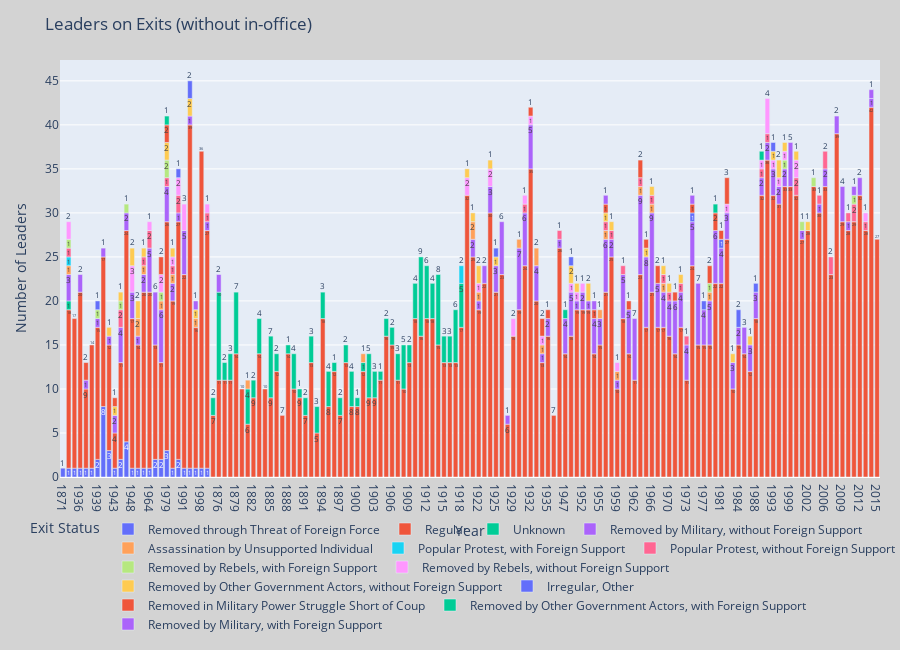

Source (notebook cell):
### Code cell
fig = px.bar(
    custom1, x='enddate', y='obsid',labels={'obsid':'Number of Leaders','enddate':'Year'},
    hover_name='exitcode',
    color='exitcode',
    text='obsid',
    title='Leaders on Exits (without in-office)'
)

fig.update_layout(
    height=650,
    margin=dict(l=60, r=20, t=60, b=20),
    paper_bgcolor="lightgrey",
    legend=dict(orientation='h',yanchor="top", y=-.09, xanchor="center",x=.5),
    legend_title_text='Exit Status'
)
fig

### Figure 1 — Plotly figure (JSON) as saved in the notebook; plotly's stock layout.template omitted (floating-point values rounded to 4 significant figures; data arrays with more than 128 entries replaced by an {"elided": "..."} marker saying what was removed)
{"data": [{"alignmentgroup": "True", "hovertemplate": "<b>%{hovertext}</b><br><br>exitcode=Removed through Threat of Foreign Force<br>Year=%{x}<br>Number of Leaders=%{text}<extra></extra>", "hovertext": ["Removed through Threat of Foreign Force", "Removed through Threat of Foreign Force", "Removed through Threat of Foreign Force", "Removed through Threat of Foreign Force", "Removed through Threat of Foreign Force", "Removed through Threat of Foreign Force", "Removed through Threat of Foreign Force", "Removed through Threat of Foreign Force", "Removed through Threat of Foreign Force", "Removed through Threat of Foreign Force", "Removed through Threat of Foreign Force", "Removed through Threat of Foreign Force", "Removed through Threat of Foreign Force", "Removed through Threat of Foreign Force", "Removed through Threat of Foreign Force", "Removed through Threat of Foreign Force", "Removed through Threat of Foreign Force", "Removed through Threat of Foreign Force", "Removed through Threat of Foreign Force", "Removed through Threat of Foreign Force", "Removed through Threat of Foreign Force", "Removed through Threat of Foreign Force", "Removed through Threat of Foreign Force", "Removed through Threat of Foreign Force", "Removed through Threat of Foreign Force", "Removed through Threat of Foreign Force"], "legendgroup": "Removed through Threat of Foreign Force", "marker": {"color": "#636efa", "pattern": {"shape": ""}}, "name": "Removed through Threat of Foreign Force", "offsetgroup": "Removed through Threat of Foreign Force", "orientation": "v", "showlegend": true, "text": ["1", "1", "1", "1", "1", "1", "2", "8", "3", "1", "2", "4", "1", "1", "1", "1", "2", "2", "3", "1", "2", "1", "1", "1", "1", "1"], "textposition": "auto", "type": "bar", "x": ["1871", "1919", "1928", "1936", "1937", "1938", "1939", "1940", "1941", "1943", "1944", "1945", "1948", "1951", "1956", "1964", "1968", "1975", "1979", "1986", "1990", "1991", "1994", "1995", "1998", "2003"], "xaxis": "x", "y": [1, 1, 1, 1, 1, 1, 2, 8, 3, 1, 2, 4, 1, 1, 1, 1, 2, 2, 3, 1, 2, 1, 1, 1, 1, 1], "yaxis": "y"}, {"alignmentgroup": "True", "hovertemplate": "<b>%{hovertext}</b><br><br>exitcode=Regular<br>Year=%{x}<br>Number of Leaders=%{text}<extra></extra>", "hovertext": {"elided": "141 str values"}, "legendgroup": "Regular", "marker": {"color": "#EF553B", "pattern": {"shape": ""}}, "name": "Regular", "offsetgroup": "Regular", "orientation": "v", "showlegend": true, "text": {"elided": "141 str values"}, "textposition": "auto", "type": "bar", "x": {"elided": "141 str values"}, "xaxis": "x", "y": {"elided": "141 int values"}, "yaxis": "y"}, {"alignmentgroup": "True", "hovertemplate": "<b>%{hovertext}</b><br><br>exitcode=Unknown<br>Year=%{x}<br>Number of Leaders=%{text}<extra></extra>", "hovertext": ["Unknown", "Unknown", "Unknown", "Unknown", "Unknown", "Unknown", "Unknown", "Unknown", "Unknown", "Unknown", "Unknown", "Unknown", "Unknown", "Unknown", "Unknown", "Unknown", "Unknown", "Unknown", "Unknown", "Unknown", "Unknown", "Unknown", "Unknown", "Unknown", "Unknown", "Unknown", "Unknown", "Unknown", "Unknown", "Unknown", "Unknown", "Unknown", "Unknown", "Unknown", "Unknown", "Unknown", "Unknown", "Unknown", "Unknown", "Unknown", "Unknown", "Unknown"], "legendgroup": "Unknown", "marker": {"color": "#00cc96", "pattern": {"shape": ""}}, "name": "Unknown", "offsetgroup": "Unknown", "orientation": "v", "showlegend": true, "text": ["2", "10", "2", "3", "7", "4", "2", "4", "7", "2", "1", "4", "1", "2", "3", "3", "3", "4", "1", "2", "2", "4", "1", "1", "5", "3", "1", "2", "2", "3", "5", "2", "4", "9", "6", "4", "8", "3", "3", "6", "5", "1"], "textposition": "auto", "type": "bar", "x": ["1875", "1876", "1877", "1878", "1879", "1881", "1882", "1883", "1885", "1886", "1888", "1889", "1890", "1891", "1892", "1893", "1894", "1895", "1896", "1897", "1898", "1899", "1900", "1901", "1902", "1903", "1904", "1905", "1906", "1907", "1908", "1909", "1910", "1911", "1912", "1913", "1914", "1915", "1916", "1917", "1918", "1919"], "xaxis": "x", "y": [2, 10, 2, 3, 7, 4, 2, 4, 7, 2, 1, 4, 1, 2, 3, 3, 3, 4, 1, 2, 2, 4, 1, 1, 5, 3, 1, 2, 2, 3, 5, 2, 4, 9, 6, 4, 8, 3, 3, 6, 5, 1], "yaxis": "y"}, {"alignmentgroup": "True", "hovertemplate": "<b>%{hovertext}</b><br><br>exitcode=Removed by Military, without Foreign Support<br>Year=%{x}<br>Number of Leaders=%{text}<extra></extra>", "hovertext": ["Removed by Military, without Foreign Support", "Removed by Military, without Foreign Support", "Removed by Military, without Foreign Support", "Removed by Military, without Foreign Support", "Removed by Military, without Foreign Support", "Removed by Military, without Foreign Support", "Removed by Military, without Foreign Support", "Removed by Military, without Foreign Support", "Removed by Military, without Foreign Support", "Removed by Military, without Foreign Support", "Removed by Military, without Foreign Support", "Removed by Military, without Foreign Support", "Removed by Military, without Foreign Support", "Removed by Military, without Foreign Support", "Removed by Military, without Foreign Support", "Removed by Military, without Foreign Support", "Removed by Military, without Foreign Support", "Removed by Military, without Foreign Support", "Removed by Military, without Foreign Support", "Removed by Military, without Foreign Support", "Removed by Military, without Foreign Support", "Removed by Military, without Foreign Support", "Removed by Military, without Foreign Support", "Removed by Military, without Foreign Support", "Removed by Military, without Foreign Support", "Removed by Military, without Foreign Support", "Removed by Military, without Foreign Support", "Removed by Military, without Foreign Support", "Removed by Military, without Foreign Support", "Removed by Military, without Foreign Support", "Removed by Military, without Foreign Support", "Removed by Military, without Foreign Support", "Removed by Military, without Foreign Support", "Removed by Military, without Foreign Support", "Removed by Military, without Foreign Support", "Removed by Military, without Foreign Support", "Removed by Military, without Foreign Support", "Removed by Military, without Foreign Support", "Removed by Military, without Foreign Support", "Removed by Military, without Foreign Support", "Removed by Military, without Foreign Support", "Removed by Military, without Foreign Support", "Removed by Military, without Foreign Support", "Removed by Military, without Foreign Support", "Removed by Military, without Foreign Support", "Removed by Military, without Foreign Support", "Removed by Military, without Foreign Support", "Removed by Military, without Foreign Support", "Removed by Military, without Foreign Support", "Removed by Military, without Foreign Support", "Removed by Military, without Foreign Support", "Removed by Military, without Foreign Support", "Removed by Military, without Foreign Support", "Removed by Military, without Foreign Support", "Removed by Military, without Foreign Support", "Removed by Military, without Foreign Support", "Removed by Military, without Foreign Support", "Removed by Military, without Foreign Support", "Removed by Military, without Foreign Support", "Removed by Military, without Foreign Support", "Removed by Military, without Foreign Support", "Removed by Military, without Foreign Support", "Removed by Military, without Foreign Support", "Removed by Military, without Foreign Support", "Removed by Military, without Foreign Support", "Removed by Military, without Foreign Support", "Removed by Military, without Foreign Support", "Removed by Military, without Foreign Support", "Removed by Military, without Foreign Support", "Removed by Military, without Foreign Support", "Removed by Military, without Foreign Support", "Removed by Military, without Foreign Support", "Removed by Military, without Foreign Support", "Removed by Military, without Foreign Support", "Removed by Military, without Foreign Support", "Removed by Military, without Foreign Support", "Removed by Military, without Foreign Support", "Removed by Military, without Foreign Support", "Removed by Military, without Foreign Support", "Removed by Military, without Foreign Support", "Removed by Military, without Foreign Support", "Removed by Military, without Foreign Support", "Removed by Military, without Foreign Support", "Removed by Military, without Foreign Support"], "legendgroup": "Removed by Military, without Foreign Support", "marker": {"color": "#ab63fa", "pattern": {"shape": ""}}, "name": "Removed by Military, without Foreign Support", "offsetgroup": "Removed by Military, without Foreign Support", "orientation": "v", "showlegend": true, "text": ["2", "3", "2", "1", "2", "3", "3", "6", "1", "7", "6", "5", "4", "1", "2", "2", "1", "1", "1", "1", "2", "4", "2", "1", "4", "3", "5", "1", "1", "2", "1", "4", "3", "2", "6", "2", "1", "5", "5", "7", "9", "5", "8", "9", "5", "6", "4", "4", "6", "4", "4", "5", "6", "7", "4", "5", "4", "6", "4", "3", "3", "2", "3", "2", "3", "3", "2", "1", "5", "2", "3", "1", "2", "2", "5", "1", "1", "1", "2", "2", "4", "1", "2", "1"], "textposition": "auto", "type": "bar", "x": ["1876", "1919", "1921", "1922", "1923", "1924", "1925", "1926", "1927", "1930", "1931", "1932", "1933", "1934", "1935", "1936", "1937", "1939", "1940", "1941", "1943", "1944", "1945", "1946", "1947", "1948", "1949", "1950", "1951", "1952", "1953", "1954", "1955", "1956", "1957", "1958", "1959", "1960", "1961", "1962", "1963", "1964", "1965", "1966", "1967", "1968", "1969", "1970", "1971", "1972", "1973", "1974", "1975", "1976", "1977", "1978", "1979", "1980", "1981", "1982", "1983", "1984", "1985", "1986", "1987", "1988", "1989", "1990", "1991", "1992", "1993", "1994", "1996", "1997", "1999", "2001", "2003", "2005", "2006", "2008", "2009", "2010", "2012", "2014"], "xaxis": "x", "y": [2, 3, 2, 1, 2, 3, 3, 6, 1, 7, 6, 5, 4, 1, 2, 2, 1, 1, 1, 1, 2, 4, 2, 1, 4, 3, 5, 1, 1, 2, 1, 4, 3, 2, 6, 2, 1, 5, 5, 7, 9, 5, 8, 9, 5, 6, 4, 4, 6, 4, 4, 5, 6, 7, 4, 5, 4, 6, 4, 3, 3, 2, 3, 2, 3, 3, 2, 1, 5, 2, 3, 1, 2, 2, 5, 1, 1, 1, 2, 2, 4, 1, 2, 1], "yaxis": "y"}, {"alignmentgroup": "True", "hovertemplate": "<b>%{hovertext}</b><br><br>exitcode=Assassination by Unsupported Individual<br>Year=%{x}<br>Number of Leaders=%{text}<extra></extra>", "hovertext": ["Assassination by Unsupported Individual", "Assassination by Unsupported Individual", "Assassination by Unsupported Individual", "Assassination by Unsupported Individual", "Assassination by Unsupported Individual", "Assassination by Unsupported Individual", "Assassination by Unsupported Individual", "Assassination by Unsupported Individual", "Assassination by Unsupported Individual", "Assassination by Unsupported Individual", "Assassination by Unsupported Individual", "Assassination by Unsupported Individual", "Assassination by Unsupported Individual", "Assassination by Unsupported Individual", "Assassination by Unsupported Individual", "Assassination by Unsupported Individual", "Assassination by Unsupported Individual", "Assassination by Unsupported Individual", "Assassination by Unsupported Individual", "Assassination by Unsupported Individual"], "legendgroup": "Assassination by Unsupported Individual", "marker": {"color": "#FFA15A", "pattern": {"shape": ""}}, "name": "Assassination by Unsupported Individual", "offsetgroup": "Assassination by Unsupported Individual", "orientation": "v", "showlegend": true, "text": ["1", "1", "1", "2", "1", "1", "2", "1", "2", "1", "1", "1", "1", "1", "1", "1", "1", "1", "1", "1"], "textposition": "auto", "type": "bar", "x": ["1881", "1901", "1919", "1921", "1922", "1930", "1933", "1934", "1951", "1955", "1956", "1957", "1959", "1963", "1966", "1969", "1975", "1978", "1986", "1995"], "xaxis": "x", "y": [1, 1, 1, 2, 1, 1, 2, 1, 2, 1, 1, 1, 1, 1, 1, 1, 1, 1, 1, 1], "yaxis": "y"}, {"alignmentgroup": "True", "hovertemplate": "<b>%{hovertext}</b><br><br>exitcode=Popular Protest, with Foreign Support<br>Year=%{x}<br>Number of Leaders=%{text}<extra></extra>", "hovertext": ["Popular Protest, with Foreign Support", "Popular Protest, with Foreign Support"], "legendgroup": "Popular Protest, with Foreign Support", "marker": {"color": "#19d3f3", "pattern": {"shape": ""}}, "name": "Popular Protest, with Foreign Support", "offsetgroup": "Popular Protest, with Foreign Support", "orientation": "v", "showlegend": true, "text": ["2", "1"], "textposition": "auto", "type": "bar", "x": ["1918", "1919"], "xaxis": "x", "y": [2, 1], "yaxis": "y"}, {"alignmentgroup": "True", "hovertemplate": "<b>%{hovertext}</b><br><br>exitcode=Popular Protest, without Foreign Support<br>Year=%{x}<br>Number of Leaders=%{text}<extra></extra>", "hovertext": ["Popular Protest, without Foreign Support", "Popular Protest, without Foreign Support", "Popular Protest, without Foreign Support", "Popular Protest, without Foreign Support", "Popular Protest, without Foreign Support", "Popular Protest, without Foreign Support", "Popular Protest, without Foreign Support", "Popular Protest, without Foreign Support", "Popular Protest, without Foreign Support", "Popular Protest, without Foreign Support", "Popular Protest, without Foreign Support", "Popular Protest, without Foreign Support", "Popular Protest, without Foreign Support", "Popular Protest, without Foreign Support", "Popular Protest, without Foreign Support", "Popular Protest, without Foreign Support", "Popular Protest, without Foreign Support", "Popular Protest, without Foreign Support", "Popular Protest, without Foreign Support", "Popular Protest, without Foreign Support", "Popular Protest, without Foreign Support", "Popular Protest, without Foreign Support", "Popular Protest, without Foreign Support", "Popular Protest, without Foreign Support", "Popular Protest, without Foreign Support", "Popular Protest, without Foreign Support", "Popular Protest, without Foreign Support", "Popular Protest, without Foreign Support"], "legendgroup": "Popular Protest, without Foreign Support", "marker": {"color": "#FF6692", "pattern": {"shape": ""}}, "name": "Popular Protest, without Foreign Support", "offsetgroup": "Popular Protest, without Foreign Support", "orientation": "v", "showlegend": true, "text": ["1", "1", "2", "1", "1", "1", "1", "1", "1", "2", "1", "1", "1", "1", "1", "1", "1", "1", "2", "1", "2", "1", "1", "2", "2", "1", "2", "1"], "textposition": "auto", "type": "bar", "x": ["1919", "1931", "1944", "1946", "1956", "1957", "1958", "1960", "1963", "1964", "1966", "1969", "1970", "1972", "1973", "1979", "1986", "1989", "1990", "1992", "2000", "2003", "2005", "2006", "2007", "2010", "2011", "2013"], "xaxis": "x", "y": [1, 1, 2, 1, 1, 1, 1, 1, 1, 2, 1, 1, 1, 1, 1, 1, 1, 1, 2, 1, 2, 1, 1, 2, 2, 1, 2, 1], "yaxis": "y"}, {"alignmentgroup": "True", "hovertemplate": "<b>%{hovertext}</b><br><br>exitcode=Removed by Rebels, with Foreign Support<br>Year=%{x}<br>Number of Leaders=%{text}<extra></extra>", "hovertext": ["Removed by Rebels, with Foreign Support", "Removed by Rebels, with Foreign Support", "Removed by Rebels, with Foreign Support", "Removed by Rebels, with Foreign Support", "Removed by Rebels, with Foreign Support", "Removed by Rebels, with Foreign Support", "Removed by Rebels, with Foreign Support", "Removed by Rebels, with Foreign Support", "Removed by Rebels, with Foreign Support", "Removed by Rebels, with Foreign Support", "Removed by Rebels, with Foreign Support"], "legendgroup": "Removed by Rebels, with Foreign Support", "marker": {"color": "#B6E880", "pattern": {"shape": ""}}, "name": "Removed by Rebels, with Foreign Support", "offsetgroup": "Removed by Rebels, with Foreign Support", "orientation": "v", "showlegend": true, "text": ["1", "1", "1", "1", "1", "1", "2", "1", "1", "1", "1"], "textposition": "auto", "type": "bar", "x": ["1919", "1939", "1944", "1945", "1975", "1978", "1979", "1997", "2001", "2004", "2011"], "xaxis": "x", "y": [1, 1, 1, 1, 1, 1, 2, 1, 1, 1, 1], "yaxis": "y"}, {"alignmentgroup": "True", "hovertemplate": "<b>%{hovertext}</b><br><br>exitcode=Removed by Rebels, without Foreign Support<br>Year=%{x}<br>Number of Leaders=%{text}<extra></extra>", "hovertext": ["Removed by Rebels, without Foreign Support", "Removed by Rebels, without Foreign Support", "Removed by Rebels, without Foreign Support", "Removed by Rebels, without Foreign Support", "Removed by Rebels, without Foreign Support", "Removed by Rebels, without Foreign Support", "Removed by Rebels, without Foreign Support", "Removed by Rebels, without Foreign Support", "Removed by Rebels, without Foreign Support", "Removed by Rebels, without Foreign Support", "Removed by Rebels, without Foreign Support", "Removed by Rebels, without Foreign Support", "Removed by Rebels, without Foreign Support", "Removed by Rebels, without Foreign Support", "Removed by Rebels, without Foreign Support", "Removed by Rebels, without Foreign Support", "Removed by Rebels, without Foreign Support", "Removed by Rebels, without Foreign Support", "Removed by Rebels, without Foreign Support", "Removed by Rebels, without Foreign Support", "Removed by Rebels, without Foreign Support", "Removed by Rebels, without Foreign Support", "Removed by Rebels, without Foreign Support", "Removed by Rebels, without Foreign Support", "Removed by Rebels, without Foreign Support", "Removed by Rebels, without Foreign Support", "Removed by Rebels, without Foreign Support"], "legendgroup": "Removed by Rebels, without Foreign Support", "marker": {"color": "#FF97FF", "pattern": {"shape": ""}}, "name": "Removed by Rebels, without Foreign Support", "offsetgroup": "Removed by Rebels, without Foreign Support", "orientation": "v", "showlegend": true, "text": ["2", "2", "1", "2", "2", "1", "1", "1", "3", "1", "1", "1", "1", "1", "2", "1", "1", "1", "2", "3", "4", "1", "1", "1", "2", "1", "1"], "textposition": "auto", "type": "bar", "x": ["1919", "1920", "1922", "1924", "1929", "1931", "1932", "1934", "1948", "1949", "1950", "1952", "1959", "1964", "1975", "1982", "1986", "1989", "1990", "1991", "1992", "1993", "1996", "1997", "2000", "2003", "2013"], "xaxis": "x", "y": [2, 2, 1, 2, 2, 1, 1, 1, 3, 1, 1, 1, 1, 1, 2, 1, 1, 1, 2, 3, 4, 1, 1, 1, 2, 1, 1], "yaxis": "y"}, {"alignmentgroup": "True", "hovertemplate": "<b>%{hovertext}</b><br><br>exitcode=Removed by Other Government Actors, without Foreign Support<br>Year=%{x}<br>Number of Leaders=%{text}<extra></extra>", "hovertext": ["Removed by Other Government Actors, without Foreign Support", "Removed by Other Government Actors, without Foreign Support", "Removed by Other Government Actors, without Foreign Support", "Removed by Other Government Actors, without Foreign Support", "Removed by Other Government Actors, without Foreign Support", "Removed by Other Government Actors, without Foreign Support", "Removed by Other Government Actors, without Foreign Support", "Removed by Other Government Actors, without Foreign Support", "Removed by Other Government Actors, without Foreign Support", "Removed by Other Government Actors, without Foreign Support", "Removed by Other Government Actors, without Foreign Support", "Removed by Other Government Actors, without Foreign Support", "Removed by Other Government Actors, without Foreign Support", "Removed by Other Government Actors, without Foreign Support", "Removed by Other Government Actors, without Foreign Support", "Removed by Other Government Actors, without Foreign Support", "Removed by Other Government Actors, without Foreign Support", "Removed by Other Government Actors, without Foreign Support", "Removed by Other Government Actors, without Foreign Support", "Removed by Other Government Actors, without Foreign Support", "Removed by Other Government Actors, without Foreign Support", "Removed by Other Government Actors, without Foreign Support", "Removed by Other Government Actors, without Foreign Support", "Removed by Other Government Actors, without Foreign Support", "Removed by Other Government Actors, without Foreign Support", "Removed by Other Government Actors, without Foreign Support", "Removed by Other Government Actors, without Foreign Support", "Removed by Other Government Actors, without Foreign Support", "Removed by Other Government Actors, without Foreign Support", "Removed by Other Government Actors, without Foreign Support", "Removed by Other Government Actors, without Foreign Support", "Removed by Other Government Actors, without Foreign Support"], "legendgroup": "Removed by Other Government Actors, without Foreign Support", "marker": {"color": "#FECB52", "pattern": {"shape": ""}}, "name": "Removed by Other Government Actors, without Foreign Support", "offsetgroup": "Removed by Other Government Actors, without Foreign Support", "orientation": "v", "showlegend": true, "text": ["1", "1", "2", "1", "1", "1", "1", "1", "2", "2", "1", "2", "2", "1", "1", "1", "1", "1", "1", "1", "1", "2", "1", "1", "1", "1", "2", "1", "2", "1", "1", "1"], "textposition": "auto", "type": "bar", "x": ["1920", "1921", "1922", "1924", "1925", "1941", "1943", "1944", "1948", "1949", "1950", "1951", "1953", "1956", "1957", "1958", "1965", "1966", "1969", "1970", "1972", "1979", "1983", "1986", "1987", "1993", "1994", "1995", "1996", "1997", "2000", "2002"], "xaxis": "x", "y": [1, 1, 2, 1, 1, 1, 1, 1, 2, 2, 1, 2, 2, 1, 1, 1, 1, 1, 1, 1, 1, 2, 1, 1, 1, 1, 2, 1, 2, 1, 1, 1], "yaxis": "y"}, {"alignmentgroup": "True", "hovertemplate": "<b>%{hovertext}</b><br><br>exitcode=Irregular, Other<br>Year=%{x}<br>Number of Leaders=%{text}<extra></extra>", "hovertext": ["Irregular, Other", "Irregular, Other", "Irregular, Other", "Irregular, Other", "Irregular, Other", "Irregular, Other", "Irregular, Other", "Irregular, Other", "Irregular, Other", "Irregular, Other", "Irregular, Other"], "legendgroup": "Irregular, Other", "marker": {"color": "#636efa", "pattern": {"shape": ""}}, "name": "Irregular, Other", "offsetgroup": "Irregular, Other", "orientation": "v", "showlegend": true, "text": ["1", "1", "1", "1", "1", "1", "2", "1", "1", "1", "2"], "textposition": "auto", "type": "bar", "x": ["1925", "1939", "1949", "1974", "1977", "1981", "1984", "1988", "1990", "1993", "1994"], "xaxis": "x", "y": [1, 1, 1, 1, 1, 1, 2, 1, 1, 1, 2], "yaxis": "y"}, {"alignmentgroup": "True", "hovertemplate": "<b>%{hovertext}</b><br><br>exitcode=Removed in Military Power Struggle Short of Coup<br>Year=%{x}<br>Number of Leaders=%{text}<extra></extra>", "hovertext": ["Removed in Military Power Struggle Short of Coup", "Removed in Military Power Struggle Short of Coup", "Removed in Military Power Struggle Short of Coup", "Removed in Military Power Struggle Short of Coup", "Removed in Military Power Struggle Short of Coup", "Removed in Military Power Struggle Short of Coup", "Removed in Military Power Struggle Short of Coup", "Removed in Military Power Struggle Short of Coup", "Removed in Military Power Struggle Short of Coup", "Removed in Military Power Struggle Short of Coup", "Removed in Military Power Struggle Short of Coup", "Removed in Military Power Struggle Short of Coup", "Removed in Military Power Struggle Short of Coup", "Removed in Military Power Struggle Short of Coup", "Removed in Military Power Struggle Short of Coup", "Removed in Military Power Struggle Short of Coup", "Removed in Military Power Struggle Short of Coup", "Removed in Military Power Struggle Short of Coup", "Removed in Military Power Struggle Short of Coup"], "legendgroup": "Removed in Military Power Struggle Short of Coup", "marker": {"color": "#EF553B", "pattern": {"shape": ""}}, "name": "Removed in Military Power Struggle Short of Coup", "offsetgroup": "Removed in Military Power Struggle Short of Coup", "orientation": "v", "showlegend": true, "text": ["1", "2", "1", "2", "1", "1", "1", "1", "2", "1", "2", "1", "1", "2", "2", "2", "2", "1", "3"], "textposition": "auto", "type": "bar", "x": ["1932", "1934", "1935", "1937", "1943", "1954", "1957", "1961", "1963", "1965", "1967", "1971", "1974", "1975", "1978", "1979", "1980", "1981", "1982"], "xaxis": "x", "y": [1, 2, 1, 2, 1, 1, 1, 1, 2, 1, 2, 1, 1, 2, 2, 2, 2, 1, 3], "yaxis": "y"}, {"alignmentgroup": "True", "hovertemplate": "<b>%{hovertext}</b><br><br>exitcode=Removed by Other Government Actors, with Foreign Support<br>Year=%{x}<br>Number of Leaders=%{text}<extra></extra>", "hovertext": ["Removed by Other Government Actors, with Foreign Support", "Removed by Other Government Actors, with Foreign Support", "Removed by Other Government Actors, with Foreign Support", "Removed by Other Government Actors, with Foreign Support"], "legendgroup": "Removed by Other Government Actors, with Foreign Support", "marker": {"color": "#00cc96", "pattern": {"shape": ""}}, "name": "Removed by Other Government Actors, with Foreign Support", "offsetgroup": "Removed by Other Government Actors, with Foreign Support", "orientation": "v", "showlegend": true, "text": ["1", "1", "1", "1"], "textposition": "auto", "type": "bar", "x": ["1947", "1979", "1980", "1989"], "xaxis": "x", "y": [1, 1, 1, 1], "yaxis": "y"}, {"alignmentgroup": "True", "hovertemplate": "<b>%{hovertext}</b><br><br>exitcode=Removed by Military, with Foreign Support<br>Year=%{x}<br>Number of Leaders=%{text}<extra></extra>", "hovertext": ["Removed by Military, with Foreign Support", "Removed by Military, with Foreign Support", "Removed by Military, with Foreign Support", "Removed by Military, with Foreign Support", "Removed by Military, with Foreign Support", "Removed by Military, with Foreign Support"], "legendgroup": "Removed by Military, with Foreign Support", "marker": {"color": "#ab63fa", "pattern": {"shape": ""}}, "name": "Removed by Military, with Foreign Support", "offsetgroup": "Removed by Military, with Foreign Support", "orientation": "v", "showlegend": true, "text": ["1", "1", "1", "1", "1", "1"], "textposition": "auto", "type": "bar", "x": ["1954", "1957", "1974", "1995", "2011", "2014"], "xaxis": "x", "y": [1, 1, 1, 1, 1, 1], "yaxis": "y"}], "layout": {"barmode": "relative", "height": 650, "legend": {"orientation": "h", "title": {"text": "Exit Status"}, "tracegroupgap": 0, "x": 0.5, "xanchor": "center", "y": -0.09, "yanchor": "top"}, "margin": {"b": 20, "l": 60, "r": 20, "t": 60}, "paper_bgcolor": "lightgrey", "title": {"text": "Leaders on Exits (without in-office)"}, "xaxis": {"anchor": "y", "domain": [0, 1], "title": {"text": "Year"}}, "yaxis": {"anchor": "x", "domain": [0, 1], "title": {"text": "Number of Leaders"}}}}
